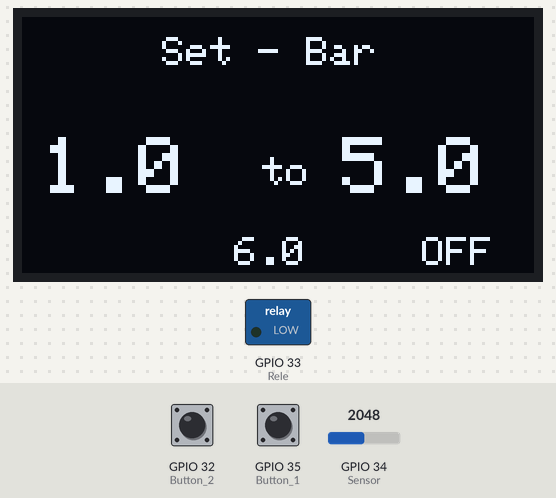
The sketch below on a simulated ESP32. On the bench: 128×64 one-colour display, switched loads named in the sketch (green lamp = pin HIGH). The test bench sets the inputs (shaded band); at power-on: GPIO 35 (Button_1) LOW, GPIO 32 (Button_2) LOW, GPIO 34 (Sensor) = 2048. What the sketch prints to the serial monitor is not drawn.

Above: at 1.2 s.
1.3 s: GPIO 35 (Button_1) pulled HIGH for 0.15 s
At 1.47 s:
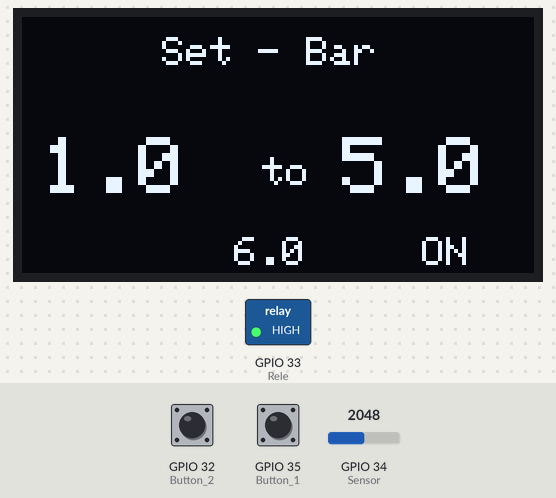
3.0 s: GPIO 32 (Button_2) pulled HIGH for 1 s
At 3.58 s:
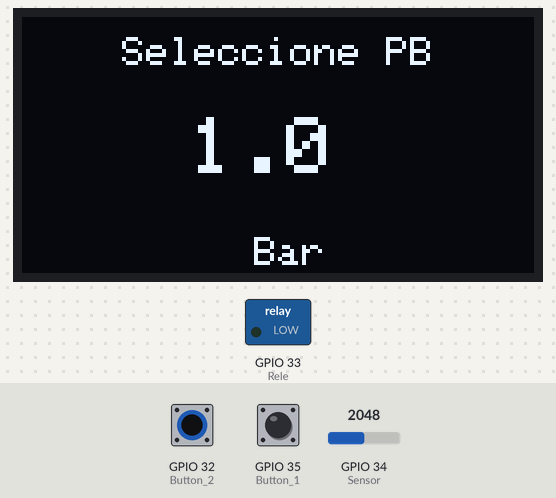
5.5 s: GPIO 34 (Sensor) set to 2098
At 6.8 s:
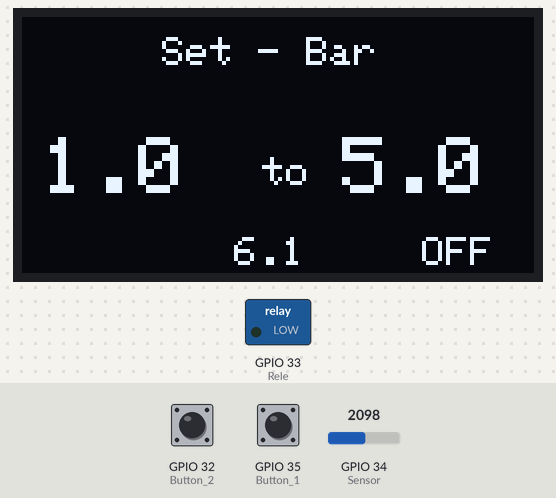
7.1 s: GPIO 35 (Button_1) pulled HIGH for 1 s
At 7.7 s:
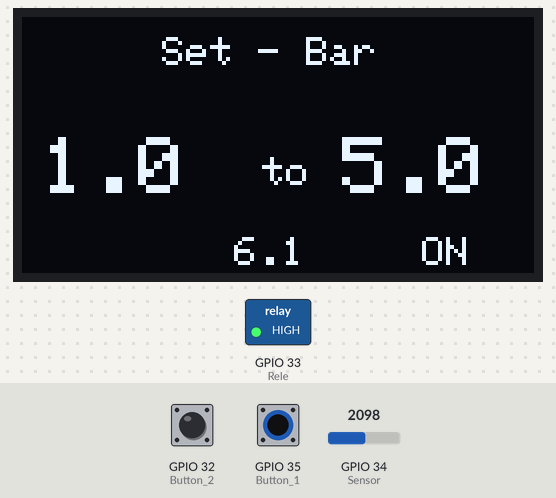
9.7 s: GPIO 34 (Sensor) set to 2866
At 10.9 s:
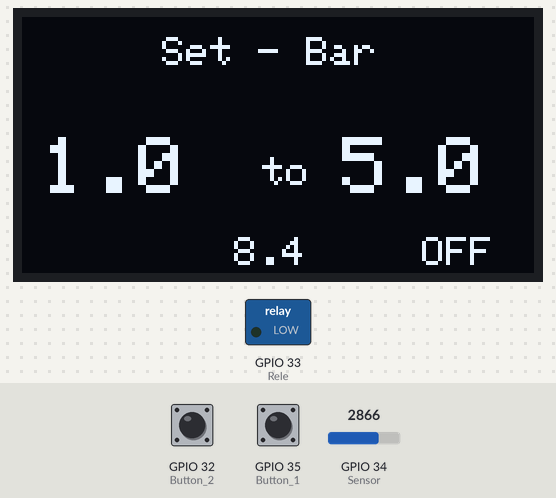
11.2 s: GPIO 34 (Sensor) set to 3603
At 12.7 s:
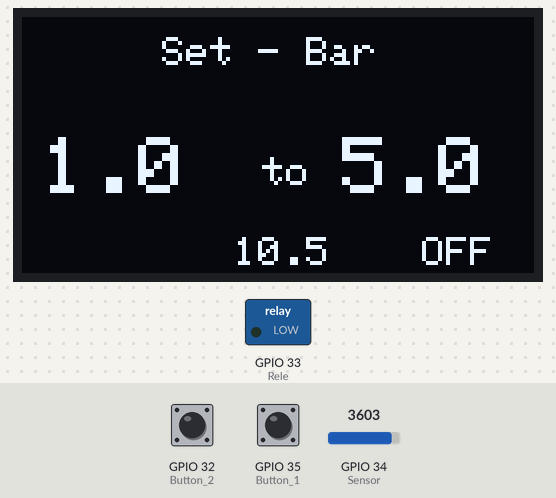
Timing chart, 0 to 13.8 s (numbered marks = the images above; inputs shaded):
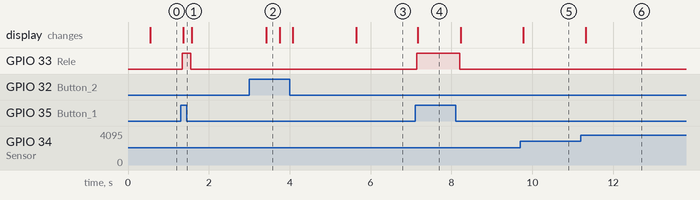

Measured:
- the behaviour switches between 2066 and 2067 on GPIO 34 (Sensor) (found by bisection; images 2 and 3)
- after the input at 1.3 s, GPIO 33 (Rele): LOW → HIGH at once, → LOW 0.21 s later; the display: changes after 0.07 s (image 1)
- after the input at 3.0 s, the display: changes after 0.42 s (image 2)
- after the input at 5.5 s, the display: changes after 0.15 s (image 3)
- after the input at 7.1 s, GPIO 33 (Rele): LOW → HIGH at once, → LOW 1.1 s later; the display: changes after 0.07 s (image 4)
- after the input at 9.7 s, the display: changes after 0.07 s (image 5)
- after the input at 11.2 s, the display: changes after 0.12 s (image 6)

The sketch:

PresostatoESP32.ino
```cpp
// Librerias OLED
#include <Wire.h>
#include <Adafruit_GFX.h>
#include <Adafruit_SSD1306.h>

// Objeto OLED
Adafruit_SSD1306 PANEL(128, 64, &Wire, -1);

// Definimos nuestras enytradas y salidas
#define Button_1 35
#define Button_2 32
#define Sensor 34
#define Rele 33

// Variables globales de tiempo
unsigned long Task_1 = 0;
unsigned long Task_2 = 0;
unsigned long Task_3 = 0;
unsigned long Task_4 = 0;
unsigned long Task_5 = 0;
unsigned long Task_6 = 0;
unsigned long Task_7 = 0;
unsigned long Task_8 = 0;

// Variables globales de programa
float Set_Down, Set_Up, Lec, Set_1, Set_2;
String Status;

void setup() {
  Serial.begin(115200);
  Wire.begin();
  PANEL.begin(SSD1306_SWITCHCAPVCC, 0x3C);
  pinMode(Button_1, INPUT);
  pinMode(Button_2, INPUT);
  pinMode(Sensor, INPUT);
  pinMode(Rele, OUTPUT);

  // Inicializamos variables
  Status = "OFF";
  Set_Down = 1;
  Set_Up = 5;
}
void loop() {
  // Variables a ser enviadas
  Set_1 = Set_Down;
  Set_2 = Set_Up;

  ////////////////////////////////////////Pantalla PRINCIPAL/////////////////////////////////////////////////
  while (true)
  {
    bool Esta_1 = digitalRead(Button_1); //Lectura de botones
    bool Esta_2 = digitalRead(Button_2); //Lectura de botones
    bool Esta_Re;

    Inicio(Set_Down, Set_Up, Lec, Status); //LLamamos a la funcion para imprimir la pantalla OLED

    if (millis() - Task_1 > 500) {      //Lectura de sensor cada 500ms
      Task_1 = millis();
      Lec = (analogRead(Sensor) * 0.000805) / 0.275;            //Escalamiento de variable considerando 3.3V y 12Bar
      if (Lec >= Set_Down and Lec < Set_Up) {                   //Limites de encendido de rele
        Status = "ON";
        digitalWrite(Rele, HIGH);
        Esta_Re = true;                              //Marca de estado de rele
      }
      else {
        Status = "OFF";
        digitalWrite(Rele, LOW);
        Esta_Re = false;
      }
    }
    if (millis() - Task_2 > 20) {      //Lectura de boton de prueba solo cuando este fuera de rango
      Task_2 = millis();
      if (Esta_1 and !Esta_Re) {
        Status = "ON";
        digitalWrite(Rele, HIGH);
        Serial.println("Hola");
        Esta_Re = true;
      }
    }
    if (millis() - Task_3 > 200) {      //Lectura de boton para ingreso a set BP
      Task_3 = millis();
      if (Esta_2) {
        delay(300);                     //Tiempo muerto antes de salir del menu
        break;
      }
    }
  }

  ////////////////////////////////////////Pantalla SET PB/////////////////////////////////////////////////
  while (true) {
    String tp = "PB";
    bool Esta_1a = digitalRead(Button_1); //Lectura de botones en menu Set PB
    bool Esta_2b = digitalRead(Button_2);

    Set_1 = Set(Set_Down, tp);         //Llamamos a la funcion para imprimir en pantalla OLED el menu Set BP

    if (millis() - Task_4 > 200) {      //Lectura de boton para aumentar variable durante 200ms.
      Task_4 = millis();
      if (Esta_1a) {
        Set_Down = Set_Down + 0.5;      //Aumento de variable en 0.5bar
        if (Set_Down > 12) {            //Limitacion de variable a 12bar maximo
          Set_Down = 0;                 //Reinicio de variable 0bar
        }
      }
    }
    if (millis() - Task_5 > 200) {      //Lectura de boton para ingreso a set AP
      Task_5 = millis();
      if (Esta_2b) {
        delay(300);                     //Tiempo muerto antes de salir del menu
        break;
      }
    }
  }

  ////////////////////////////////////////Pantalla SET PA/////////////////////////////////////////////////
  while (true) {
    String tp = "PA";
    bool Esta_1aa = digitalRead(Button_1); //Lectura de botones en menu Set PA
    bool Esta_2bb = digitalRead(Button_2);

    Set_2 = Set(Set_Up, tp);         //Llamamos a la funcion para imprimir en pantalla OLED el menu Set PA

    if (millis() - Task_6 > 200) {      //Lectura de boton para aumentar variable durante 200ms.
      Task_6 = millis();
      if (Esta_1aa) {
        Set_Up = Set_Up + 0.5;        //Aumento de variable en 0.5bar
        if (Set_Up > 12) {            //Limitacion de variable a 12bar maximo
          Set_Up = 0;                 //Reinicio de variable 0bar
        }
      }
    }
    if (millis() - Task_7 > 200) {      //Lectura de boton para regreso a PANTALLA PRINCIPAL
      Task_7 = millis();
      if (Esta_2bb) {
        delay(300);                     //Tiempo muerto antes de salir del menu
        break;
      }
    }
  }
}

void Inicio(float Set_D, float Set_U, float Lectura, String Sta)
{
  PANEL.clearDisplay();
  PANEL.setTextColor(WHITE);
  PANEL.setCursor(35, 5);
  PANEL.setTextSize(1);
  PANEL.print("Set - Bar");

  PANEL.setTextColor(WHITE);
  PANEL.setCursor(60, 35);
  PANEL.setTextSize(1);
  PANEL.print("to");

  PANEL.setTextColor(WHITE);
  PANEL.setCursor(5, 30);
  PANEL.setTextSize(2);
  PANEL.print(Set_D, 1);

  PANEL.setTextColor(WHITE);
  PANEL.setCursor(80, 30);
  PANEL.setTextSize(2);
  PANEL.print(Set_U, 1);

  PANEL.setTextColor(WHITE);
  PANEL.setCursor(53, 55);
  PANEL.setTextSize(1);
  PANEL.print(Lectura, 1);

  PANEL.setTextColor(WHITE);
  PANEL.setCursor(100, 55);
  PANEL.setTextSize(1);
  PANEL.print(Sta);
  PANEL.display();
}

float Set(float seting, String Type)
{
  PANEL.clearDisplay();
  PANEL.setTextColor(WHITE);
  PANEL.setCursor(25, 5);
  PANEL.setTextSize(1);
  PANEL.print("Seleccione " + Type);

  PANEL.setTextColor(WHITE);
  PANEL.setCursor(42, 25);
  PANEL.setTextSize(2);
  PANEL.print(seting, 1);

  PANEL.setTextColor(WHITE);
  PANEL.setCursor(58, 55);
  PANEL.setTextSize(1);
  PANEL.print("Bar");
  PANEL.display();

  return seting;
}
```
